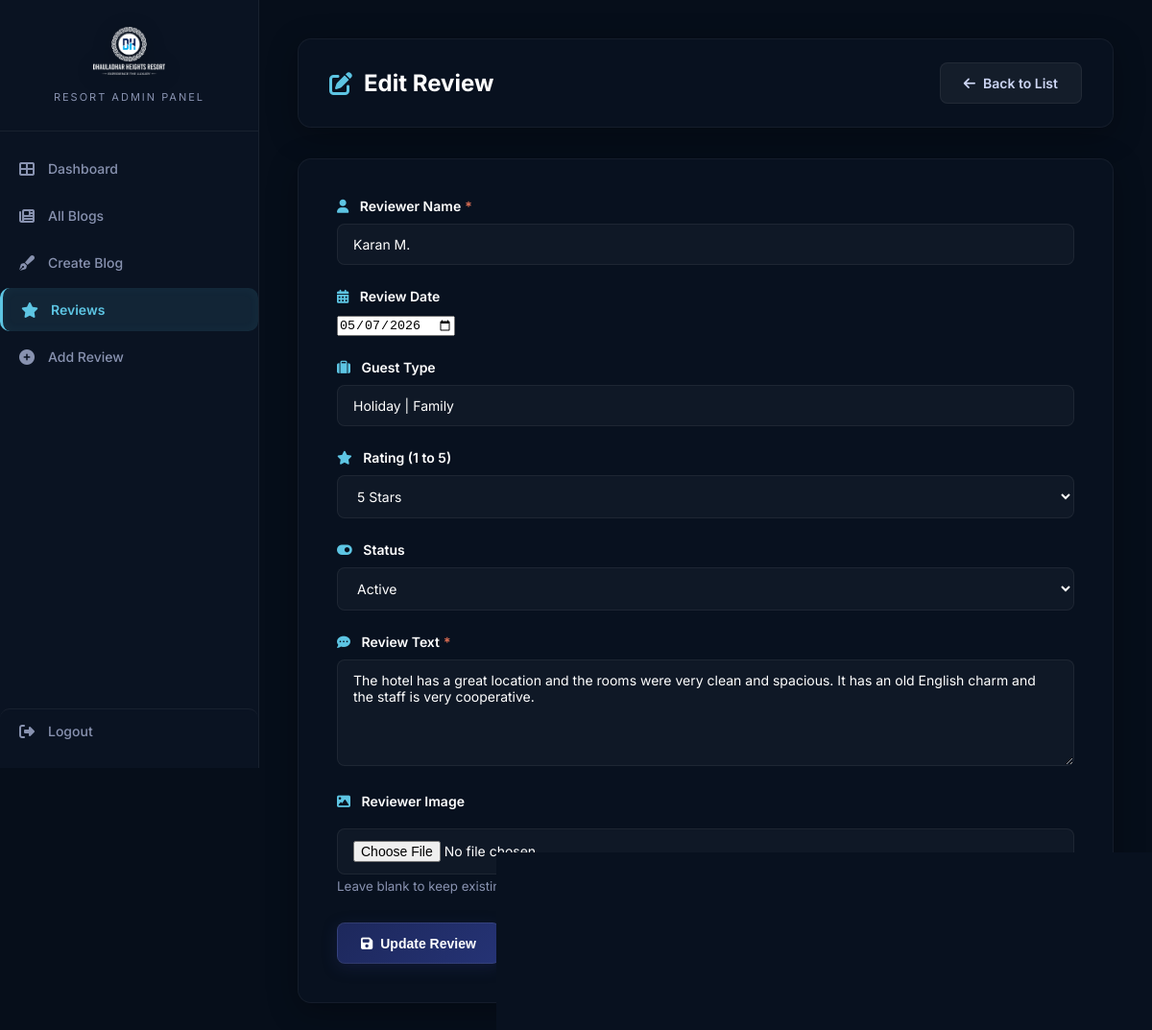
The app's page /admin/reviews/edit.php?id=1 (signed in) with its own data.
### tables this page shows
CREATE TABLE IF NOT EXISTS google_reviews (
    id INT AUTO_INCREMENT PRIMARY KEY,
    reviewer_name VARCHAR(150) NOT NULL,
    reviewer_image VARCHAR(500) DEFAULT '',
    rating INT DEFAULT 5,
    review_text TEXT NOT NULL,
    review_source VARCHAR(100) DEFAULT 'Website',
    review_date DATE DEFAULT NULL,
    guest_type VARCHAR(100) DEFAULT '',
    status TINYINT DEFAULT 1,
    display_order INT DEFAULT 0,
    created_at TIMESTAMP DEFAULT CURRENT_TIMESTAMP,
    INDEX idx_status (status),
    INDEX idx_display_order (display_order)
);

### includes/functions.php (called while the page is built, shortened)
<?php
function getReviewById($id) {
    try {
        $pdo = getDB();
        $stmt = $pdo->prepare("SELECT * FROM google_reviews WHERE id = ?");
        $stmt->execute([$id]);
        return $stmt->fetch();
    } catch (PDOException $e) {
        error_log("Error in getReviewById: " . $e->getMessage());
        return false;
    }
}
?>

### admin/reviews/edit.php (the view, shortened to what this page needs)
<?php
require_once __DIR__ . '/../../includes/functions.php';
$id = $_GET['id'] ?? null;
$review = getReviewById($id);
?>
<!DOCTYPE html>
<html lang="en">
<head>
    <link rel="stylesheet" href="https://cdnjs.cloudflare.com/ajax/libs/font-awesome/6.4.2/css/all.min.css">
</head>
<body>
    <div class="admin-wrapper">
        <?php include_once __DIR__ . '/../includes/sidebar.php'; ?>
        <div class="main-content">
            <div class="header">
                <h1><i class="fas fa-edit"></i> Edit Review</h1>
                <div class="header-actions">
                    <a href="index.php" class="btn btn-secondary"><i class="fas fa-arrow-left"></i> Back to List</a>
                </div>
            </div>
            <div class="form-container">
                <form action="" method="POST" enctype="multipart/form-data">
                    <div class="form-group">
                        <label><i class="fas fa-user"></i> <span class="required">Reviewer Name</span></label>
                        <input type="text" name="reviewer_name" required value="<?php echo htmlspecialchars($review['reviewer_name']); ?>" placeholder="Enter reviewer's name">
                    </div>
                    <div class="form-row">
                        <div class="form-group">
                            <label><i class="fas fa-calendar-alt"></i> Review Date</label>
                            <input type="date" name="review_date" value="<?php echo htmlspecialchars($review['review_date']); ?>">
                        </div>
                        <div class="form-group">
                            <label><i class="fas fa-suitcase"></i> Guest Type</label>
                            <input type="text" name="guest_type" value="<?php echo htmlspecialchars($review['guest_type']); ?>" placeholder="e.g. Business | Family | Solo">
                        </div>
                    </div>
                    <div class="form-row">
                        <div class="form-group">
                            <label><i class="fas fa-star"></i> Rating (1 to 5)</label>
                            <select name="rating" required>
                                <option value="5" <?php echo $review['rating'] == 5 ? 'selected' : ''; ?>>5 Stars</option>
                            </select>
                        </div>
                        <div class="form-group">
                            <label><i class="fas fa-toggle-on"></i> Status</label>
                            <select name="status">
                                <option value="1" <?php echo $review['status'] == 1 ? 'selected' : ''; ?>>Active</option>
                            </select>
                        </div>
                    </div>
                    <div class="form-group">
                        <label><i class="fas fa-comment-dots"></i> <span class="required">Review Text</span></label>
                        <textarea name="review_text" required placeholder="Type the review content here..." rows="5"><?php echo htmlspecialchars($review['review_text']); ?></textarea>
                    </div>
                    <div class="form-group">
                        <label><i class="fas fa-image"></i> Reviewer Image</label>
                        <input type="file" name="reviewer_image" accept="image/*" id="reviewer_image" style="margin-top: 10px;">
                        <small style="color:var(--text-muted);display:block;margin-top:4px;">Leave blank to keep existing image</small>
                    </div>
                    <div style="display: flex; gap: 15px; flex-wrap: wrap; margin-top: 30px;">
                        <button type="submit" class="btn btn-primary"><i class="fas fa-save"></i> Update Review</button>
                        <a href="index.php" class="btn btn-secondary"><i class="fas fa-times"></i> Cancel</a>
                    </div>
                </form>
            </div>
        </div>
    </div>
</body>
</html>

### admin/includes/sidebar.php
<?php
$current_page = basename($_SERVER['SCRIPT_NAME']);
$current_dir = basename(dirname($_SERVER['SCRIPT_NAME']));
$in_subdir = ($current_dir !== 'admin');
$prefix = $in_subdir ? '../' : '';
$images_prefix = $in_subdir ? '../../' : '../';
?>
<aside class="sidebar" id="sidebar">
    <div class="sidebar-brand">
        <img src="<?php echo $images_prefix; ?>images/dhr_logo_full_white_720.png" alt="Dhauladhar Heights Resort" style="height:50px;margin-bottom:8px;object-fit:contain;">
        <small style="display:block;font-size:11px;color:var(--text-muted,#6c7086);text-transform:uppercase;letter-spacing:2px;margin-top:4px;">Resort Admin Panel</small>
    </div>
    <nav class="sidebar-nav" style="flex:1;padding:16px 0;display:flex;flex-direction:column;gap:4px;">
        <a href="<?php echo $prefix; ?>dashboard.php" class="<?php echo $current_page == 'dashboard.php' ? 'active' : ''; ?>">
            <i class="fas fa-th-large"></i> <span>Dashboard</span>
        </a>
        <a href="<?php echo $prefix; ?>blogs/index.php" class="<?php echo ($current_page == 'index.php' && $current_dir == 'blogs') || $current_page == 'edit.php' && $current_dir == 'blogs' ? 'active' : ''; ?>">
            <i class="fas fa-newspaper"></i> <span>All Blogs</span>
        </a>
        <a href="<?php echo $prefix; ?>blogs/create.php" class="<?php echo $current_page == 'create.php' && $current_dir == 'blogs' ? 'active' : ''; ?>">
            <i class="fas fa-pen-fancy"></i> <span>Create Blog</span>
        </a>
        <a href="<?php echo $prefix; ?>reviews/index.php" class="<?php echo ($current_page == 'index.php' && $current_dir == 'reviews') || $current_page == 'edit.php' && $current_dir == 'reviews' ? 'active' : ''; ?>">
            <i class="fas fa-star"></i> <span>Reviews</span>
        </a>
        <a href="<?php echo $prefix; ?>reviews/create.php" class="<?php echo $current_page == 'create.php' && $current_dir == 'reviews' ? 'active' : ''; ?>">
            <i class="fas fa-plus-circle"></i> <span>Add Review</span>
        </a>
        <a href="<?php echo $prefix; ?>logout.php" style="margin-top:auto; border-top:1px solid var(--border,rgba(255,255,255,0.06));">
            <i class="fas fa-sign-out-alt"></i> <span>Logout</span>
        </a>
    </nav>
</aside>

### admin/includes/admin_styles.php (style rules this page uses)
*, *::before, *::after { margin: 0; padding: 0; box-sizing: border-box; }
:root { --primary: #1D285C; --primary-light: #5DC5E3; --primary-dark: #0B162C; --accent: #cf9a2c; --accent-glow: rgba(207,154,44,0.25); --success: #00b894; --warning: #fdcb6e; --danger: #e17055; --dark: #0f1a2e; --darker: #0a1322; --darkest: #060e1a; --surface: rgba(15, 26, 46, 0.6); --surface-light: rgba(22, 35, 64, 0.7); --text: #cdd6f4; --text-muted: #8892b0; --border: rgba(255,255,255,0.06); --sidebar-w: 270px; --radius: 14px; --shadow: 0 8px 32px rgba(0,0,0,0.3); --glass-bg: rgba(10, 19, 34, 0.75); --glass-border: rgba(255, 255, 255, 0.05); }
body { font-family: 'Inter', -apple-system, sans-serif; background: var(--darkest); background-attachment: fixed; color: var(--text); min-height: 100vh; overflow-x: hidden; }
.sidebar { width: var(--sidebar-w); background: var(--darker); border-right: 1px solid var(--border); height: 100vh; position: fixed; left: 0; top: 0; display: flex; flex-direction: column; z-index: 100; transition: transform .3s ease; }
.sidebar-brand { padding: 28px 24px; border-bottom: 1px solid var(--border); text-align: center; }
.sidebar-brand img { height: 50px; margin-bottom: 8px; filter: drop-shadow(0 4px 10px rgba(0,0,0,0.3)); }
.sidebar-nav { flex: 1; padding: 20px 16px; display: flex; flex-direction: column; gap: 6px; }
.sidebar-nav a { display: flex; align-items: center; padding: 14px 18px; color: var(--text-muted); text-decoration: none; border-radius: 10px; font-weight: 500; font-size: 14px; transition: all 0.25s ease; gap: 12px; }
.sidebar-nav a i { font-size: 16px; width: 20px; text-align: center; }
.sidebar-nav a.active { background: rgba(93, 197, 227, 0.1); color: var(--primary-light); font-weight: 600; box-shadow: inset 0 0 12px rgba(93, 197, 227, 0.05); border-left: 3px solid var(--primary-light); }
.admin-wrapper { display: flex; min-height: 100vh; }
.main-content { flex: 1; margin-left: var(--sidebar-w); padding: 40px; transition: margin-left .3s ease; min-width: 0; }
.header { background: var(--glass-bg); backdrop-filter: blur(12px); -webkit-backdrop-filter: blur(12px); border: 1px solid var(--glass-border); border-radius: var(--radius); padding: 24px 32px; margin-bottom: 32px; display: flex; justify-content: space-between; align-items: center; box-shadow: var(--shadow); }
.header h1 { font-size: 24px; font-weight: 700; color: #fff; display: flex; align-items: center; gap: 12px; }
.header h1 i { color: var(--primary-light); }
.btn { display: inline-flex; align-items: center; gap: 8px; padding: 12px 24px; font-size: 14px; font-weight: 600; border-radius: 8px; cursor: pointer; transition: all 0.25s ease; text-decoration: none; border: none; }
.btn-primary { background: linear-gradient(135deg, var(--primary) 0%, #253375 100%); color: #fff; border: 1px solid rgba(255,255,255,0.08); box-shadow: 0 4px 15px rgba(29, 40, 92, 0.4); }
.btn-secondary { background: rgba(255, 255, 255, 0.05); color: var(--text); border: 1px solid var(--border); }
.form-container { background: var(--glass-bg); backdrop-filter: blur(12px); -webkit-backdrop-filter: blur(12px); border: 1px solid var(--glass-border); border-radius: var(--radius); padding: 40px; box-shadow: var(--shadow); }
.form-group { margin-bottom: 24px; }
label { display: block; margin-bottom: 10px; font-weight: 600; font-size: 14px; color: #fff; }
label i { color: var(--primary-light); margin-right: 8px; }
input[type="text"], input[type="file"], input[type="number"], select, textarea { width: 100%; background: rgba(255, 255, 255, 0.03); border: 1px solid var(--border); border-radius: 8px; padding: 12px 16px; color: #fff; font-family: inherit; font-size: 14px; transition: all 0.25s ease; }
textarea { resize: vertical; }
.required::after { content: '*'; color: var(--danger); margin-left: 4px; }

### records on screen
google_reviews: reviewer_name "Karan M.", review_date "05/07/2026", guest_type "Holiday | Family", rating "5 Stars", status "Active", review_text "The hotel has a great location and the rooms were very clean and spacious. It has an old English charm and the staff is very cooperative."
